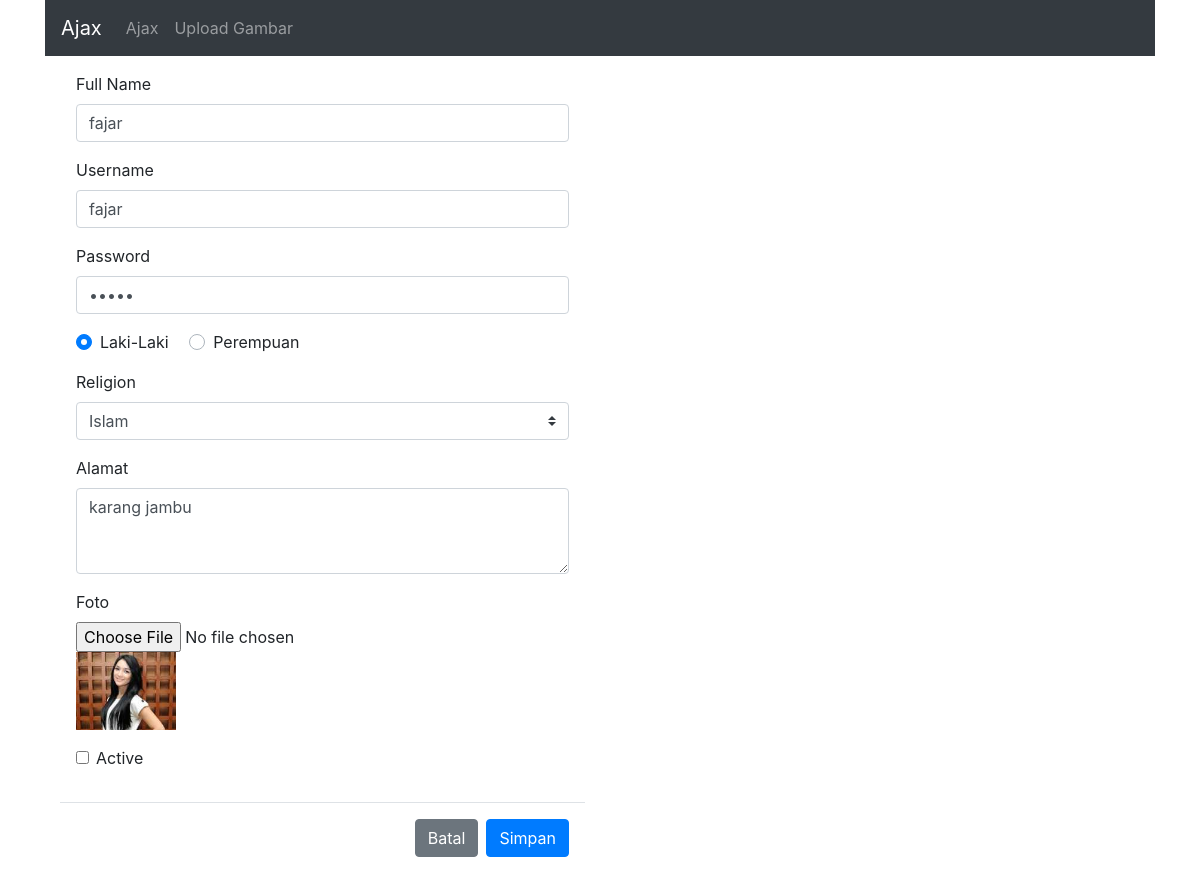
The page /upload/update/11 on the database its author committed.
### tables this page shows
CREATE TABLE `tb_siswa` (
  `id` int(10) NOT NULL,
  `username` varchar(50) NOT NULL,
  `password` varchar(32) NOT NULL,
  `fullname` varchar(50) NOT NULL,
  `gender` char(1) NOT NULL,
  `address` text NOT NULL,
  `religion` tinyint(1) NOT NULL,
  `foto` varchar(255) NOT NULL,
  `is_active` tinyint(1) NOT NULL
);

### application/controllers/Upload.php (called while the page is built, shortened)
<?php
class Upload extends CI_Controller {
	public function __construct()
	{
		$this->load->helper('url_helper');
		$this->load->model('m_siswa');
	}
	public function update($id)
	{
		$where 		   = ['id' => $id];
		$data['siswa'] = $this->m_siswa->by_id($where);
		$this->load->view('upload/update', $data);
	}
}

### index.php (called while the page is built, shortened)
<?php
require_once BASEPATH.'core/CodeIgniter.php';

### application/models/M_siswa.php (called while the page is built, shortened)
<?php
class M_siswa extends CI_Model{
	public function by_id($where)
	{
		return $this->db->get_where('tb_siswa', $where)->row();
	}
}

### application/views/upload/update.php (the view, shortened to what this page needs)
<!doctype html>
<html lang="en">
<head>
  <link rel="stylesheet" href="https://stackpath.bootstrapcdn.com/bootstrap/4.3.1/css/bootstrap.min.css">
  <link rel="stylesheet" type="text/css" href="https://stackpath.bootstrapcdn.com/font-awesome/4.7.0/css/font-awesome.min.css">
</head>
<body>
  <div class="container">
    <nav class="navbar navbar-expand-lg navbar-dark bg-dark">
      <a class="navbar-brand" href="#">Ajax</a>
      <div class="collapse navbar-collapse" id="navbarNavAltMarkup">
        <div class="navbar-nav">
          <a class="nav-item nav-link" href="<?=base_url()?>">Ajax</a>
          <a class="nav-item nav-link" href="<?=base_url()?>upload/">Upload Gambar</a>
        </div>
      </div>
    </nav>
    <div class="col-md-6">
      <form method="post" enctype="multipart/form-data" action="<?=base_url('upload/edit')?>" >
        <div class="modal-body">
          <div class="form-group">
            <label>Full Name</label>
            <input type="text" class="form-control" id="fullname" placeholder="Full Name" name="fullname" value="<?=$siswa->fullname?>">
          </div>
          <div class="form-group">
            <label>Username</label>
            <input type="text" class="form-control" id="username" placeholder="Username" name="username" value="<?=$siswa->username?>">
          </div>
          <div class="form-group">
            <label>Password</label>
            <input type="password" class="form-control" id="password" placeholder="Password" name="password" value="<?=$siswa->password?>">
          </div>
          <div class="form-group">
            <div class="custom-control custom-radio custom-control-inline">
              <?php if ($siswa->gender == "L"): ?>
                <label class="custom-control-label" for="gender1">Laki-Laki</label>
              </div>
              <div class="custom-control custom-radio custom-control-inline">
                <label class="custom-control-label" for="gender2">Perempuan</label>
                <?php endif ?>
              </div>
            </div>
            <div class="form-group" mt="5">
              <label>Religion</label>
              <select class="custom-select" name="religion" id="religion" value="<?=$siswa->religion?>">
                <option value="1">Islam</option>
              </select>
            </div>
            <div class="form-group">
              <label for="alamat">Alamat</label>
              <textarea class="form-control" id="alamat" rows="3" name="alamat"><?=$siswa->address?></textarea>
            </div>
            <div class="form-group">
              <label for="foto">Foto</label><br>
              <input type="file" name="foto"><br>
              <?php if ($siswa->foto != ""): ?>
                <img src="<?=base_url()?>/asset/img/<?=$siswa->foto?>" style="width: 100px">
              <?php endif ?>
            </div>
            <div class="form-group form-check" >
              <?php if ($siswa->is_active != 0): ?>
                <input type="checkbox" class="form-check-input" id="status" name="status" value="1" checked>
                <?php else: ?>
                  <input type="checkbox" class="form-check-input" id="status" name="status" value="1">
                <?php endif ?>
                <label class="form-check-label" for="status"  >Active</label>
              </div>
            </div>
            <div class="modal-footer">
              <a href="<?=base_url('upload')?>">  <button type="button" class="btn btn-secondary" data-dismiss="modal">Batal</button></a>
              <button type="submit" class="btn btn-primary">Simpan</button>
            </div>
          </form>
        </div>
      </div>
    </body>
    </html>

### rows shown on the page
tb_siswa: fullname "fajar", username "fajar", religion "Islam", alamat "karang jambu", foto (picture)
